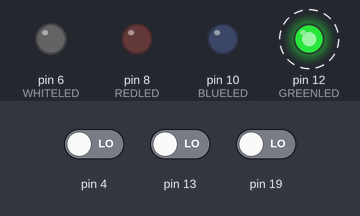
Bench run of a sketch on a simulated Arduino Uno, built with avr-gcc and run on an emulated ATmega328P. Parts: output pins drawn as LEDs (lit = HIGH). Dashed ring = blinking. The test bench sets the inputs (shaded band); at power-on: pin 4 LOW, pin 13 LOW, pin 19 LOW.

Above: at 1.05 s.
1.3 s: pin 4 driven HIGH
At 1.7 s:
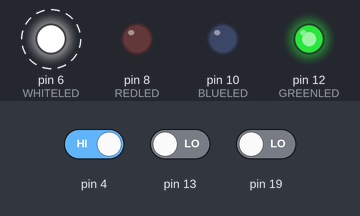
4.3 s: pin 13 driven HIGH
At 4.7 s:
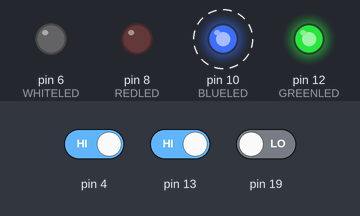
7.3 s: pin 19 driven HIGH
At 7.7 s:
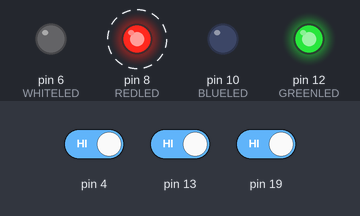
Timing chart, 0 to 16.3 s (numbered marks = the images above; inputs shaded):
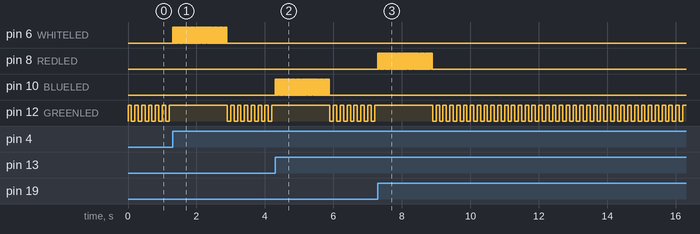

Measured:
- after the input at 1.3 s, pin 6 (WHITELED): alternates HIGH for 0.02 s and LOW for 0.02 s, 100 changes in all, then stays LOW, starting at once
- after the input at 4.3 s, pin 10 (BLUELED): alternates HIGH for 0.02 s and LOW for 0.02 s, 100 changes in all, then stays LOW, starting at once
- after the input at 7.3 s, pin 8 (REDLED): alternates HIGH for 0.02 s and LOW for 0.02 s, 100 changes in all, then stays LOW, starting at once
- by itself, pin 12 (GREENLED): alternates HIGH for 0.10 s and LOW for 0.10 s

The sketch:

Pin_Change_Interrupts.ino
```cpp
//===========================
//Pin Change Interrupts (PCI)
//===========================
#define GREENLED  12
#define BLUELED   10
#define REDLED    8
#define WHITELED  6
//===========================================================================
void setup()
{
  pinMode(4,INPUT); pinMode(13,INPUT);
  pinMode(GREENLED,OUTPUT); pinMode(BLUELED,OUTPUT);
  pinMode(REDLED,OUTPUT); pinMode(WHITELED,OUTPUT);

  //enabling PCI
  PCICR  |= 0b00000001; //enable port B for PCI
  PCMSK0 |= 0b00100000; //enable INT5 attached to pin D13 (SW1)
  PCICR  |= 0b00000010; //enable port C for PCI
  PCMSK1 |= 0b00100000; //enable INT13 related to pin A5 (SW2)
  PCICR  |= 0b00000100; //enable port D for PCI
  PCMSK2 |= 0b00010000; //enable INT20 related to pin D4 (sensor)
}
//===========================================================================
void loop()
{
  digitalWrite(BLUELED,LOW);digitalWrite(REDLED,LOW);digitalWrite(WHITELED,LOW);
  digitalWrite(GREENLED,HIGH); delay(100);
  digitalWrite(GREENLED,LOW); delay(100);
}
//===========================================================================
//ISR for INT5 (SW1 on pin D13)
ISR(PCINT0_vect)
{
  for(int i=1;i<=50;i++)
  {
    digitalWrite(BLUELED,HIGH); delayMicroseconds(16000);
    digitalWrite(BLUELED,LOW); delayMicroseconds(16000);
  }
}
//===========================================================================
//ISR for INT13 (SW2 on pin A5)
ISR(PCINT1_vect)
{
  for(int i=1;i<=50;i++)
  {
    digitalWrite(REDLED,HIGH); delayMicroseconds(16000);
    digitalWrite(REDLED,LOW); delayMicroseconds(16000);
  }
}
//===========================================================================
//ISR for INT20 (sensor on D4)
ISR(PCINT2_vect)
{
  for(int i=1;i<=50;i++)
  {
    digitalWrite(WHITELED,HIGH); delayMicroseconds(16000);
    digitalWrite(WHITELED,LOW); delayMicroseconds(16000);
  }
}
```
